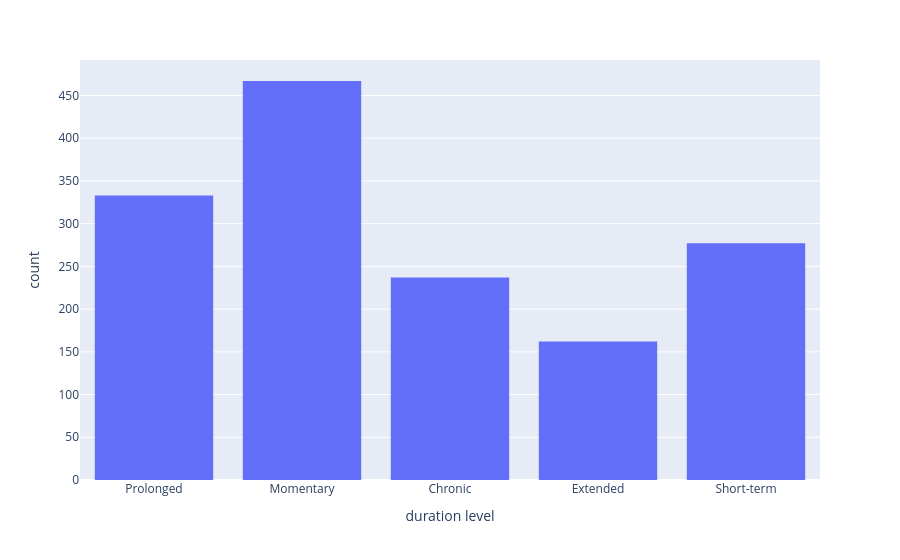

Notebook source saved alongside this figure:
### Code cell
px.histogram(outage, x='duration level')

### Figure 1 — Plotly figure (JSON) as saved in the notebook; plotly's stock layout.template omitted (floating-point values rounded to 4 significant figures; data arrays with more than 128 entries replaced by an {"elided": "..."} marker saying what was removed)
{"data": [{"alignmentgroup": "True", "bingroup": "x", "hovertemplate": "duration level=%{x}<br>count=%{y}<extra></extra>", "legendgroup": "", "marker": {"color": "#636efa", "pattern": {"shape": ""}}, "name": "", "offsetgroup": "", "orientation": "v", "showlegend": false, "type": "histogram", "x": {"elided": "1476 str values"}, "xaxis": "x", "yaxis": "y"}], "layout": {"barmode": "relative", "legend": {"tracegroupgap": 0}, "margin": {"t": 60}, "xaxis": {"anchor": "y", "domain": [0, 1], "title": {"text": "duration level"}}, "yaxis": {"anchor": "x", "domain": [0, 1], "title": {"text": "count"}}}}
